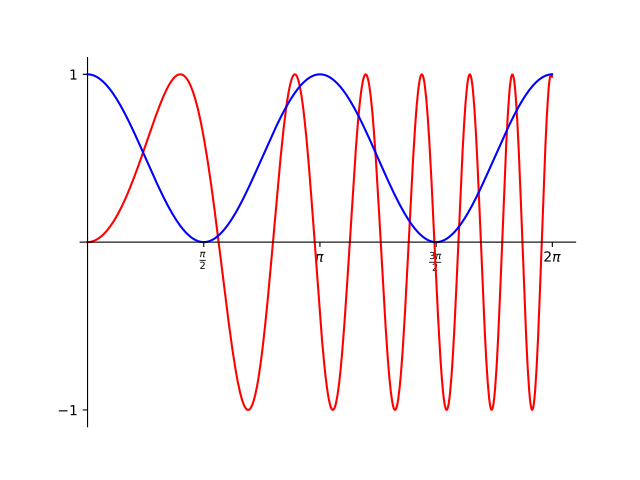

This chart was generated by the following Python code:
"""
Author: Jacob Kuczek, jkuczek@purdue.edu
Assignment: 10.4 - Sin Cos
Date: 04/03/2023

Description:
    This program plots a sine and cosine curve using matplotlib and numpy. A plot is first
    established. A range of x values is also extablished. The y range fo rthe sine and cosine
    curves are created using the numpy cos and sin functions according to the assignment's
    specifications. The sine curve is red and the cosine curve is blue. The x and y limits are just
    around the required so that it matches the basis in the assignment. Ticks are made and labeled
    according to assignment specifications. Spines are used to print the x-axis to the middle of
    the plot. Then, the plot is shown.

Contributors:
    Name, login@purdue.edu [repeat for each]

My contributor(s) helped me:
    [ ] understand the assignment expectations without
        telling me how they will approach it.
    [ ] understand different ways to think about a solution
        without helping me plan my solution.
    [ ] think through the meaning of a specific error or
        bug present in my code without looking at my code.
    Note that if you helped somebody else with their code, you
    have to list that person as a contributor.

Academic Integrity Statement:
    I have not used source code obtained from any unauthorized
    source, either modified or unmodified; nor have I provided
    another student access to my code.  The project I am
    submitting is my own original work.
"""

"""Import additional modules below this line (starting with unit 6)."""
import matplotlib.pyplot as plt
from numpy import *

"""Write new functions below this line (starting with unit 4)."""


def main():
    fig, ax = plt.subplots()
    x = arange(0, 2*pi, 0.01)   #X range for sine and cosine
    sine = sin(x**2)
    cosine = cos(x)**2      #Y range for sine and cosine
    ax.plot(x,sine,color = "red")
    ax.plot(x,cosine,color = "blue")    #Plots sine and cosine waves
    ax.set_xlim(-.1,2.1*pi)
    ax.set_ylim(-1.1,1.1)   #Range of x- and y-axis
    ax.set_xticks([pi/2,pi,3*pi/2,2*pi])
    ax.set_yticks([-1,1])   #Ticks for x- and y- axis
    ax.set_xticklabels([r"$\frac{\pi}{2}$", r"$\pi$", r"$\frac{3\pi}{2}$", r"$2\pi$"])
    ax.set_yticklabels(["−1","1"])  #Tick labels for x- and y-axis
    for spine in ['top','right']:
        ax.spines[spine].set_visible(False)
    for spine in ['bottom', 'left']:
        ax.spines[spine].set_position('zero')   #Proper axis formatting
    plt.show()  #Shows graph


"""Do not change anything below this line."""
if __name__ == "__main__":
    main()
